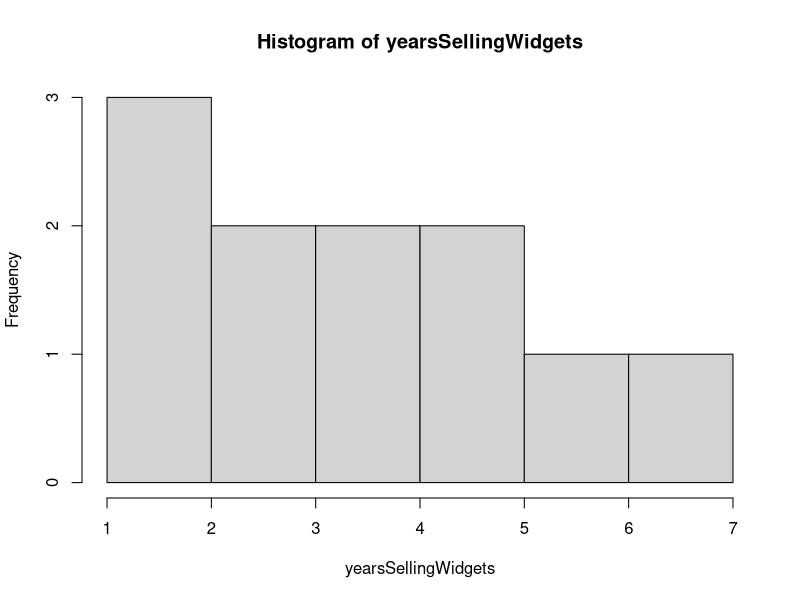
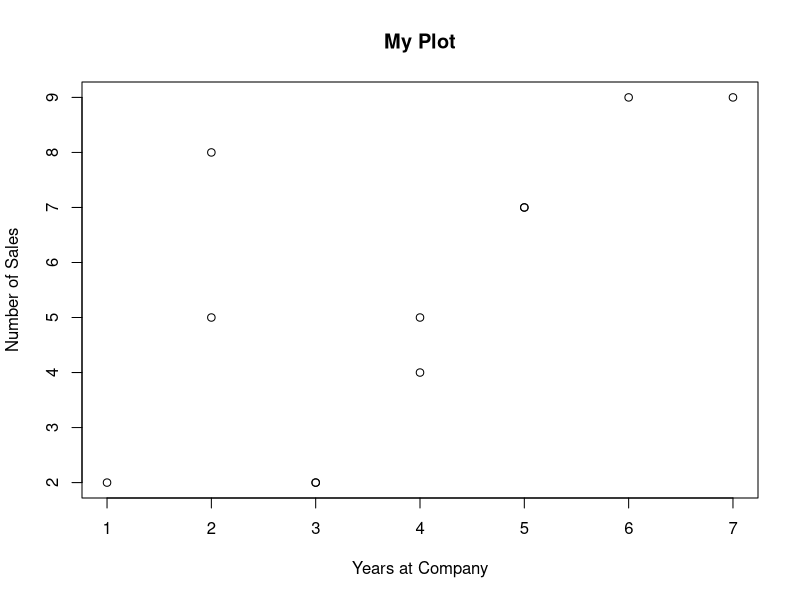
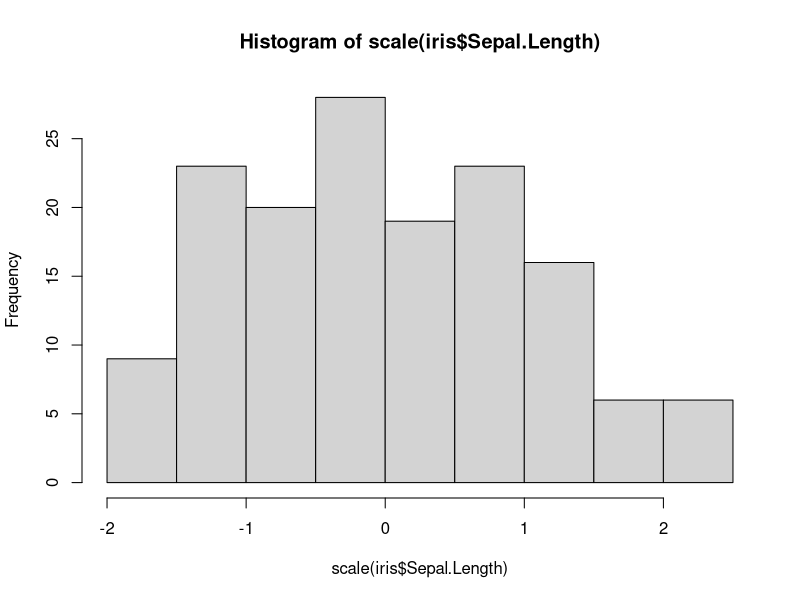

The R script that drew these images, in order:
## ---- chunk 1
2 + 2
5 - 2
10 / 4
9 * 200
sqrt(81)
10 > 4
2 < -1
## ---- chunk 2
2 > 4

1 > 0

4 >= 7

5 != 5
## ---- chunk 3
is.integer(7L)
is.double(7)
is.numeric(7)
## ---- chunk 4
is.character("hello, world!")

is.character("7")

is.character("I will drink 7 coffees by the end of today!")

is.character("NA")
## ---- chunk 5

is.factor("doggo")

doggo <- as.factor("doggo")

is.factor(doggo)

is.character(doggo)

is.numeric(doggo)

## ---- chunk 6
foo <- 2 * 3
foo * 6
## ---- chunk 7
yearsSellingWidgets <- c(2,1,4,5,6,7,3,2,4,5,3)
## ---- chunk 8
yearsSellingWidgets * 3
## ---- chunk 9
yearsSellingWidgets - 2
## ---- chunk 10
yearsSellingWidgets < 2
## ---- chunk 11
mean(yearsSellingWidgets)
sd(yearsSellingWidgets)
hist(yearsSellingWidgets)
scale(yearsSellingWidgets)
range(yearsSellingWidgets)
min(yearsSellingWidgets)
class(yearsSellingWidgets)
str(yearsSellingWidgets)
summary(yearsSellingWidgets)
## ---- chunk 12
yearsSellingWidgets <- c(2,1,4,5,6,7,3,2,4,5,3)
numberOfSales <- c(5,2,5,7,9,9,2,8,4,7,2)
salesData <- data.frame(yearsSellingWidgets,numberOfSales)
salesData
## ---- chunk 13
cor(yearsSellingWidgets,numberOfSales)
## ---- chunk 14
salesData$yearsSellingWidgets
## ---- chunk 15
cor(salesData$yearsSellingWidgets,salesData$numberOfSales)
## ---- chunk 16
plot(yearsSellingWidgets,numberOfSales, 
     data = salesData, 
     main = "My Plot", 
     xlab = "Years at Company", 
     ylab = "Number of Sales")
## ---- chunk 17
#install.packages("tidyverse")
library(tidyverse)
## ---- chunk 18
str(txhousing)
class(txhousing)
summary(txhousing)
## ---- chunk 19
hist(scale(iris$Sepal.Length))
iris$Sepal.Length.scale <- scale(iris$Sepal.Length)
## ---- chunk 20
txhousing[1,1]
txhousing[2,]
txhousing[,5]
txhousing[txhousing$year < 2003,]
txhousing[,c(1:4)]
txhousing[txhousing$city=="San Antonio",c(1:6,8)]
AbilineData <- txhousing[txhousing$city == "Abilene",]
## ---- chunk 21
txhousing %>%
  select(year)

txhousing %>%
  filter(year < 2003)

txhousing %>%
  select(city:volume)

txhousing %>%
  select(1:6, inventory) %>%
  filter(city == "San Antonio")

AbilineData <- txhousing %>%
  filter(city == "Abiline")

## ---- chunk 22
getwd()
